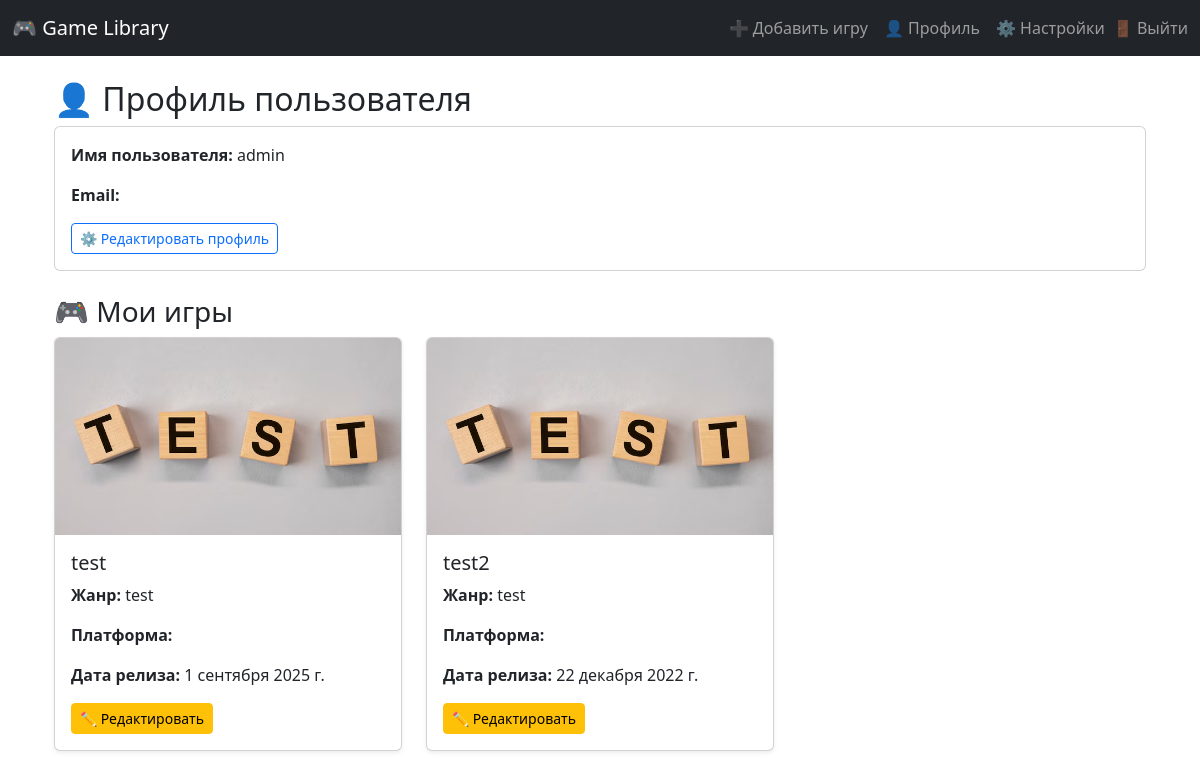
/profile/ (signed in), run on the app's committed database.
### core/models.py (models this page shows, shortened)
class Game(models.Model):
    title = models.CharField(max_length=100)
    description = models.TextField()
    genre = models.CharField(max_length=50)
    release_date = models.DateField()
    owner = models.ForeignKey(User, on_delete=models.CASCADE, related_name='games')
    cover = models.ImageField(upload_to='covers/', blank=True, null=True)

### core/views.py (the view)
# urls.py: path('profile/', views.profile_view, name='profile'),
@login_required
def profile_view(request):
    user = request.user
    games = Game.objects.filter(owner=user)
    return render(request, 'core/profile.html', {'user': user, 'games': games})

### core/templates/core/profile.html (shortened to what this page needs)
{% extends 'core/base.html' %}
{% block content %}
<div class="container mt-4">
    <h2>👤 Профиль пользователя</h2>
    <div class="card mb-4">
        <div class="card-body">
            <p><strong>Имя пользователя:</strong> {{ user.username }}</p>
            <p><strong>Email:</strong> {{ user.email }}</p>
            <a href="{% url 'edit_profile' %}" class="btn btn-outline-primary btn-sm">⚙️ Редактировать профиль</a>
        </div>
    </div>
    <h3>🎮 Мои игры</h3>
    <div class="row">
        {% for game in games %}
        <div class="col-md-4">
            <div class="card mb-3 shadow-sm">
                {% if game.cover %}
                    <img src="{{ game.cover.url }}" class="card-img-top" alt="Обложка игры" style="max-height: 200px; object-fit: cover;">
                {% endif %}
                <div class="card-body">
                    <h5 class="card-title">{{ game.title }}</h5>
                    <p class="card-text"><strong>Жанр:</strong> {{ game.genre }}</p>
                    <p class="card-text"><strong>Платформа:</strong> {{ game.platform }}</p>
                    <p class="card-text"><strong>Дата релиза:</strong> {{ game.release_date }}</p>
                    <a href="{% url 'edit_game' game.id %}" class="btn btn-sm btn-warning">✏️ Редактировать</a>
                </div>
            </div>
        </div>
        {% empty %}
        <p>У вас пока нет добавленных игр.</p>
        {% endfor %}
    </div>
</div>
{% endblock %}

### data on the page
Game: cover (picture), title "test", genre "test", release_date "1 сентября 2025 г."
Game: cover (picture), title "test2", genre "test", release_date "22 декабря 2022 г."

### other printed values
{{ user.username }} "admin"
